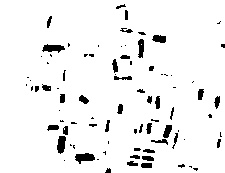
#> input picture counting_houses/test.jpg, 225 x 173 px
$ jupyter execute --allow-errors test_1.ipynb   (older library calls are emulated)
#> lines starting #> are read from the running program, lines starting #| are printed output that depends on the picture; after the words box and inside, x2 and y2 are one past the last pixel; in counts of white or black regions, pixels touching at a corner belong together
# IMPORTS

[cell 1]
import numpy as np
import matplotlib.pyplot as plt
import cv2
import skimage
from skimage.color import rgb2gray
from skimage import data
from skimage.filters import gaussian
from skimage.segmentation import active_contour
from cv2 import imread
from cv2 import imwrite
import scipy
from skimage.morphology import opening, disk, closing
from skimage.feature import peak_local_max
from skimage.morphology import watershed
from scipy import ndimage
import imageio

from sklearn.cluster import KMeans

from PIL import Image, ImageDraw, ImageFont

[cell 2]
image = Image.open('test.jpg')
#> image is the input picture: PIL image 225x173 L; min 0, max 255, mean 240.5
pixels = image.load()
print(image.size)
#| (225, 173)
print(pixels[80,160])
#| 1

#> (a cell that did not finish here is left out)

[cell 4]
plt.figure(figsize = (20,10))
#> (the rest of this cell did not finish here and is left out)

[cell 5]
# Bilate filtered image. Sharpened image helps to give a better edge approximation.
# Bilate filtered image. Sharpened image helps to give a better edge approximation.
kk = imread('7_cropped.png',-1)
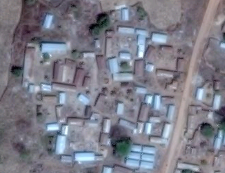
#> input picture counting_houses/7_cropped.png, 225 x 173 px
#> kk is the input picture: shape (173, 225, 4); mean B, G, R, A 136.8, 124.9, 124.4, 255
plt.figure(figsize = (20,10))
plt.imshow(kk)

bgr_img = imread('7_cropped.png',0)
#> bgr_img: shape (173, 225); min 0, max 250, mean 126.3
plt.figure(figsize = (20,10))
plt.imshow(bgr_img)


ret,thresh5= cv2.threshold(bgr_img,180,255,cv2.THRESH_BINARY_INV)
#> thresh5: shape (173, 225); 94.3% white; 85 black regions (45 under 20 px), largest, box (x1, y1, x2, y2) and area: (75, 153, 95, 164) 141, (42, 44, 65, 53) 130, (57, 136, 66, 154) 121

#print (init)
'''
alpha Higher values make snake contract faster
beta Highervalue make snake smoother
Gamma Timestepping parameter
'''
plt.figure(figsize = (20,10))
plt.imshow(thresh5)

imwrite('test2.jpg',thresh5)


#smooth and threshold as image has compression artifacts (jpg)
im = ndimage.gaussian_filter(thresh5/2, 0.6)
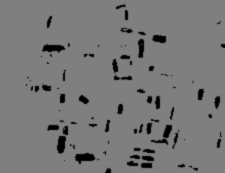
#> im: shape (173, 225) float64; min 0, max 127.5, mean 120.3
im[im<10]=0
#> im: shape (173, 225) float64; 1.97% of pixels changed, all inside (x1, y1, x2, y2) = (36, 6, 225, 173)
blobs, number_of_blobs = ndimage.label(im)
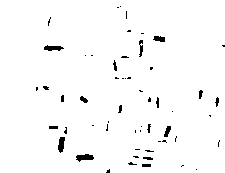
#> blobs: shape (173, 225) int32; values 0 (black) and 1 (white), 97.7% white; 56 black regions (39 under 20 px), largest, box (x1, y1, x2, y2) and area: (76, 154, 94, 162) 93, (58, 137, 65, 153) 80, (44, 45, 64, 51) 79
#> number_of_blobs = 1

plt.figure(figsize = (20,10))
plt.imshow(blobs)

a=blobs/255

a=np.where(a==0, 2, a)
a=np.where(a==1, 0, a)
a=np.where(a==2, 1, a)

#> (the rest of this cell did not finish here and is left out)

[cell 6]
from collections import namedtuple

[cell 7]
from functools import reduce

[cell 8]
np.ones((2,4))

[cell 9]
Point = namedtuple('Point', 'x y')

# [5 lines left out: function points_adjoin, not called in this run]

def adjoins(pts, pt):
    return any(points_adjoin(p,pt) for p in pts)

# [19 lines left out: function locate_regions, not called in this run]

def region_index(regs, p):
    return next((i for i,reg in enumerate(regs) if p in reg), -1)

# [17 lines left out: function print_regions, not called in this run]
# test against data set

[cell 10]
green = np.uint8([[[227,220,208]]])
hsv_green = cv2.cvtColor(green,cv2.COLOR_BGR2HSV)
hsv_green

[cell 11]
# Bilate filtered image. Sharpened image helps to give a better edge approximation.
bgr_img = imread('7_cropped.png',-1)

plt.figure()
plt.imshow(bgr_img)


frame = bgr_img

hsv = cv2.cvtColor(frame, cv2.COLOR_BGR2HSV)
#> hsv: shape (173, 225, 3); mean H, S, V 124.8, 32.7, 138

# define range of blue color in HSV

lower_blue = np.array([106-80,10,50-5])
upper_blue = np.array([107+80,  81+5, 234+5])

# Threshold the HSV image to get only blue colors
mask = cv2.inRange(hsv, lower_blue, upper_blue)
#> mask: shape (173, 225); 88.6% white; black in thin lines or dots

# Bitwise-AND mask and original image
res = cv2.bitwise_and(frame,frame, mask= mask)
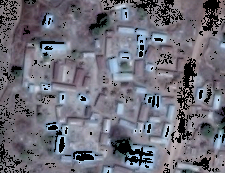
#> res: shape (173, 225, 4); mean B, G, R, A 120.5, 109.5, 109.6, 225.9

plt.figure()
plt.imshow(frame)

plt.figure()
plt.imshow(mask)

plt.figure()
plt.imshow(res)

img = res

s = np.linspace(0, 2*np.pi, 40)
x =  50 + 12*np.cos(s)
y = 20 + 12*np.sin(s)
init = np.array([x, y]).T
#print (init)
'''
alpha Higher values make snake contract faster
beta Highervalue make snake smoother
Gamma Timestepping parameter
'''


snake = active_contour(img, init,alpha=0.006)
#> snake = 40 pairs, first value 38.46 to 66.25, second value 5.24 to 35.16

plt.figure()
plt.imshow(img)

fig = plt.figure(figsize=(7, 7))
ax = fig.add_subplot(111)
plt.gray()
ax.imshow(img)


ax.plot(init[:, 0], init[:, 1], '--r', lw=3)
ax.plot(snake[:, 0], snake[:, 1], '-b', lw=3)
# ax.set_xticks([]), ax.set_yticks([])
ax.axis([0, img.shape[1], img.shape[0], 0])
# plt.imshow(img, cmap='gray')
plt.show()
#> figure, not shown here; B, G, R data is drawn as R, G, B

[cell 12]
def equalize(img):
    ycrcb = cv2.cvtColor(img, cv2.COLOR_BGR2YCR_CB)
#> ycrcb: shape (173, 225, 3); mean of channels 0, 1, 2 126.1, 126.8, 134
    channels = cv2.split(ycrcb)
    cv2.equalizeHist(channels[0], channels[0])
    cv2.merge(channels, ycrcb)
    cv2.cvtColor(ycrcb, cv2.COLOR_YCR_CB2BGR, img)
#> ycrcb: shape (173, 225, 3); mean of channels 0, 1, 2 128.7, 126.8, 134
    return img


def auto_canny(image, sigma=0.33):
    # compute the median of the single channel pixel intensities
    v = np.median(image)

    # apply automatic Canny edge detection using the computed median
    lower = int(max(0, (1.0 - sigma) * v))
    upper = int(min(255, (1.0 + sigma) * v))
    edged = cv2.Canny(image, lower, upper)

    # return the edged image
    return edged

[cell 13]
eq = imread('7_cropped.png')
x=equalize(eq)
gray = cv2.cvtColor(x, cv2.COLOR_BGR2GRAY)
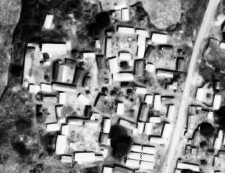
#> gray: shape (173, 225); min 0, max 254, mean 128.5
plt.imshow(gray, cmap='gray')
kernel_sharp = np.array((
         [-2, -2, -2],
         [-2, 17, -2],
         [-2, -2, -2]), dtype='int')


auto2 = auto_canny(x)
#> in auto_canny, `v = np.median(image)`: v = 132
#> in auto_canny, `lower = int(max(0, (1.0 - sigma) * v))`: lower = 88
#> in auto_canny, `upper = int(min(255, (1.0 + sigma) * v))`: upper = 175
#> in auto_canny, `edged = cv2.Canny(image, lower, upper)`: edged: shape (173, 225); 27.6% white in thin lines or dots
im1=cv2.filter2D(auto2, -1, kernel=kernel_sharp)
canny = auto_canny(im1)
#> call 2 of auto_canny, with sigma = 0.33
#> in auto_canny (call 2), `v = np.median(image)`: v = 0
#> in auto_canny (call 2), `edged = cv2.Canny(image, lower, upper)`:
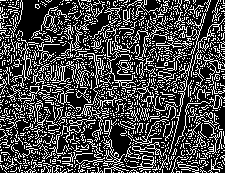
#> edged: shape (173, 225); 28.1% white in thin lines or dots
plt.figure()
plt.imshow(auto2, cmap='gray')
plt.show()
plt.imshow(canny, cmap='gray')
plt.show()
plt.imshow(im1, cmap='gray')
plt.show()

#> (the rest of this cell did not finish here and is left out)

[cell 14]
img = rgb2gray(eq)

s = np.linspace(0, 2*np.pi, 1000)
x = 83 + 100*np.cos(s)
y = 33 + 100*np.sin(s)
init = np.array([x, y]).T
print (init)
'''
alpha Higher values make snake contract faster
beta Highervalue make snake smoother
Gamma Timestepping parameter
'''
snake = active_contour(img, init, alpha=-1, beta=7, gamma=0.001, max_iterations=500)
#> snake = 1000 pairs, first value -515 to 681.7, second value -567 to 633

fig = plt.figure(figsize=(7, 7))
ax = fig.add_subplot(111)
plt.gray()
ax.imshow(img)
ax.plot(init[:, 0], init[:, 1], '--r', lw=3)
ax.plot(snake[:, 0], snake[:, 1], '-b', lw=3)
# ax.set_xticks([]), ax.set_yticks([])
ax.axis([0, img.shape[1], img.shape[0], 0])
# plt.imshow(img, cmap='gray')
plt.show()
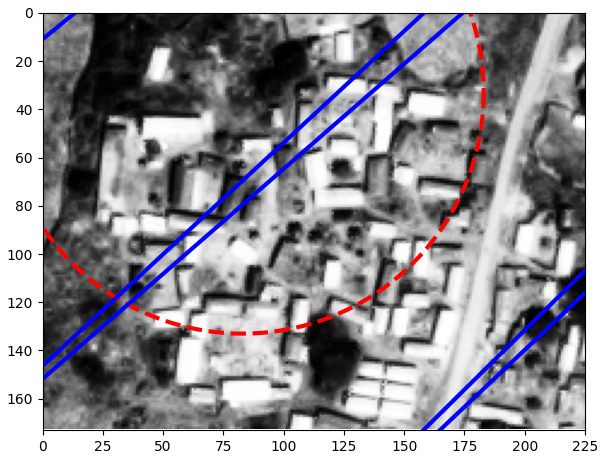
#> figure drawn by matplotlib, 1 panel

[cell 15]
def createLineIterator(P1, P2, im):
    """
    Parameters:
        -P1: a numpy array that consists of the coordinate of the first point (x,y)
        -P2: a numpy array that consists of the coordinate of the second point (x,y)
        -img: the image being processed

    Returns:
        -it: a numpy array that consists of the coordinates and intensities of each pixel in the radii (shape: [numPixels, 3], row = [x,y,intensity])
    """
    imageH = im.shape[0]
    imageW = im.shape[1]
    P1X = P1[0]
    P1Y = P1[1]
    P2X = P2[0]
    P2Y = P2[1]

    # difference and absolute difference between points
    # used to calculate slope and relative location between points
    dX = P2X - P1X
    dY = P2Y - P1Y
    dXa = np.abs(dX)
    dYa = np.abs(dY)

    # predefine numpy array for output based on distance between points
    itbuffer = np.empty(shape=(np.maximum(dYa, dXa), 3), dtype=np.float32)
    itbuffer.fill(np.nan)

    # Obtain coordinates along the line using a form of Bresenham's algorithm
    negY = P1Y > P2Y
    negX = P1X > P2X
    if P1X == P2X:  # vertical line segment
        itbuffer[:, 0] = P1X
        if negY:
            itbuffer[:, 1] = np.arange(P1Y - 1, P1Y - dYa - 1, -1)
        else:
            itbuffer[:, 1] = np.arange(P1Y + 1, P1Y + dYa + 1)
    elif P1Y == P2Y:  # horizontal line segment
        itbuffer[:, 1] = P1Y
        if negX:
            itbuffer[:, 0] = np.arange(P1X - 1, P1X - dXa - 1, -1)
        else:
            itbuffer[:, 0] = np.arange(P1X + 1, P1X + dXa + 1)
    else:  # diagonal line segment
        steepSlope = dYa > dXa
        if steepSlope:
            slope = float(dX) / float(dY)
            if negY:
                itbuffer[:, 1] = np.arange(P1Y - 1, P1Y - dYa - 1, -1)
            else:
                itbuffer[:, 1] = np.arange(P1Y + 1, P1Y + dYa + 1)
            itbuffer[:, 0] = (slope * (itbuffer[:, 1] - P1Y)).astype(np.int) + P1X
        else:
            slope = float(dY) / float(dX)
            if negX:
                itbuffer[:, 0] = np.arange(P1X - 1, P1X - dXa - 1, -1)
            else:
                itbuffer[:, 0] = np.arange(P1X + 1, P1X + dXa + 1)
            itbuffer[:, 1] = (slope * (itbuffer[:, 0] - P1X)).astype(np.int) + P1Y

    # Remove points outside of image
    colX = itbuffer[:, 0]
    colY = itbuffer[:, 1]
    itbuffer = itbuffer[(colX >= 0) & (colY >= 0) & (colX < imageW) & (colY < imageH)]

    # Get intensities from img ndarray
    itbuffer[:, 2] = im[itbuffer[:, 1].astype(np.uint), itbuffer[:, 0].astype(np.uint)]

    return itbuffer

[cell 16]
im = eq
img = cv2.cvtColor(im, cv2.COLOR_BGR2GRAY)   # 1st image use
# img = cv2.bitwise_not(img)

rows, cols = img.shape
#> rows = 173; cols = 225
white_img = cv2.bitwise_not(np.zeros(im.shape, np.uint8))
white_polygon = cv2.bitwise_not(np.zeros(im.shape, np.uint8))
white_gray = cv2.cvtColor(white_img, cv2.COLOR_BGR2GRAY)
#> white_img: shape (173, 225, 3); every value is 255

v = np.median(img)
#> v = 127
sigma = 0.33
lower_thresh = int(max(0, (1.0 - sigma) * v))
#> lower_thresh = 85
upper_thresh = int(min(255, (1.0 + sigma) * v))
#> upper_thresh = 168
edges = cv2.Canny(img, lower_thresh, upper_thresh)
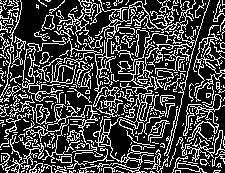
#> edges: shape (173, 225); 27.1% white in thin lines or dots

lines = cv2.HoughLines(edges, 1, np.pi / 180, 30)
lines = np.reshape(lines, (lines.shape[0], lines.shape[2]))
#> lines = 6982 pairs, first value -219 to 243, second value 0 to 3.12

kmeans = KMeans(n_clusters=20).fit(lines)

for line in kmeans.cluster_centers_:
    rho, theta = line
    a = np.cos(theta)
    b = np.sin(theta)
    x0 = a * rho
    y0 = b * rho
    x1 = int(x0 + 1000 * (-b))
    y1 = int(y0 + 1000 * a)
    x2 = int(x0 - 1000 * (-b))
    y2 = int(y0 - 1000 * a)
    cv2.line(white_gray, (x1, y1), (x2, y2), 0, 2)

    pixels = createLineIterator((x1, y1), (x2, y2), img)
    pixels = pixels.astype(int)
    pixel_len = len(pixels)

    for i in range(pixel_len):
        x, y, intensity = pixels[i]
        if 0 < y < rows - 1 and 0 < x < cols - 1:
            # patch = edges[x - k_row/2: x + k_row/2,
            #         y - k_col/2: y + k_col/2]
            sum_patch = edges[y, x] + edges[y - 1, x] + edges[y + 1, x] + edges[y, x - 1] + edges[y - 1, x - 1] + edges[
                y + 1, x - 1] + edges[y, x + 1] + edges[y - 1, x + 1] + edges[y + 1, x + 1]
            if sum_patch > 0:
                img[y, x] = 255
#> this loop made 20 passes
#> (rho, theta, a, b, x0, y0, x1, y1) on passes 1 to 12: (171.6, 0.763, 0.723, 0.691, 124, 118.7, -567, 841), (-80.74, 2.65, -0.881, 0.472, 71.16, -38.14, -401, -919), (34.57, 1.66, -0.093, 0.996, -3.21, 34.42, -998, -58), (102.2, 1.08, 0.475, 0.88, 48.55, 89.94, -831, 564), (-160.6, 2.91, -0.973, 0.232, 156.2, -37.3, -76, -1009), (-20.42, 2.46, -0.774, 0.634, 15.8, -12.94, -617, -786), (196, 0.699, 0.765, 0.643, 150, 126.1, -493, 891), (147.3, 0.885, 0.633, 0.774, 93.31, 114, -680, 747), (83.52, 1.14, 0.413, 0.911, 34.53, 76.05, -876, 489), (-132, 2.81, -0.945, 0.328, 124.7, -43.31, -203, -987), (66.43, 1.23, 0.331, 0.944, 22, 62.67, -921, 393), (-1.04, 2.29, -0.657, 0.753, 0.684, -0.784, -752, -658)
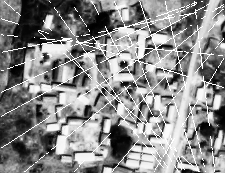
#> img: shape (173, 225); 7.18% of pixels changed, all inside (x1, y1, x2, y2) = (1, 1, 224, 172)
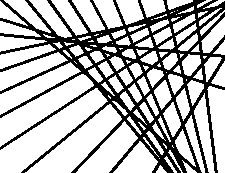
#> white_gray: shape (173, 225); 71% white; 1 black region, box (x1, y1, x2, y2) and area: (0, 0, 225, 173) 11305

x1 = []
y1 = []
#> (the rest of this cell did not finish here and is left out)
